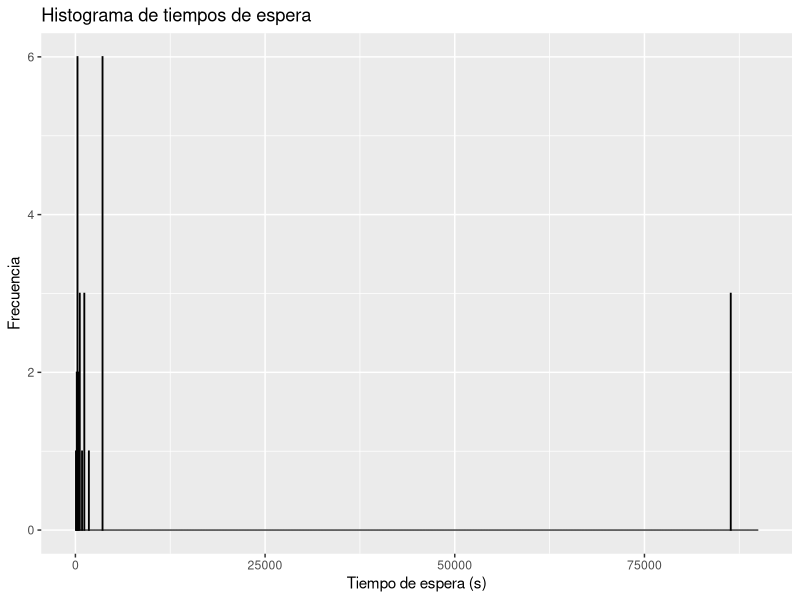
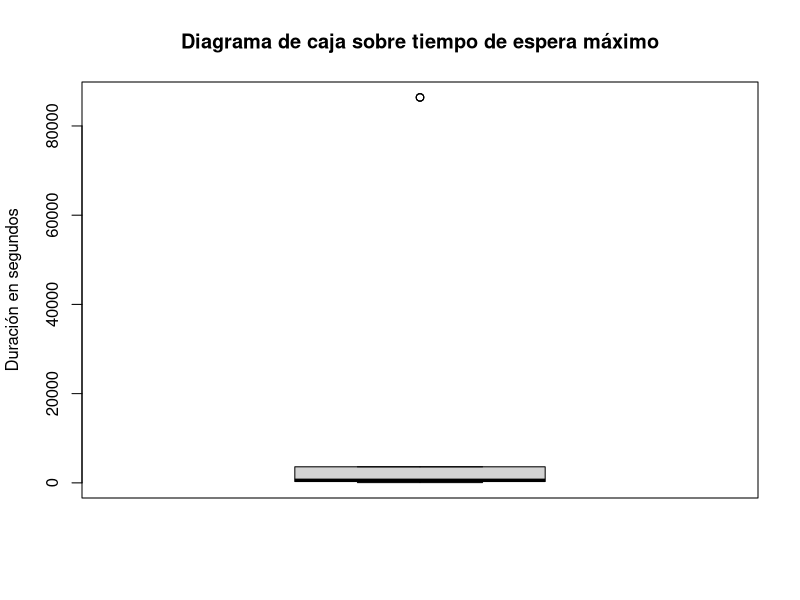
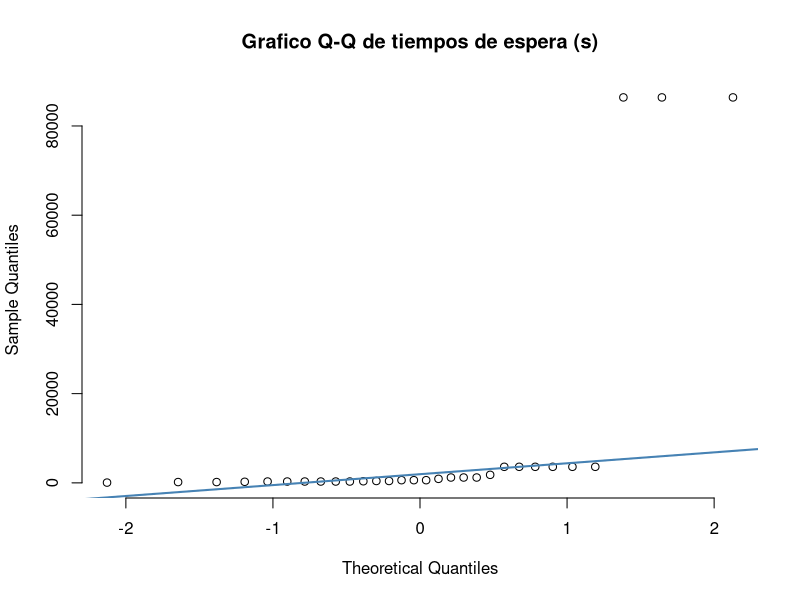

Here is the R script that generated these plots, in order: (Note: this script raises an error after producing the figures.)
#Instalacion de paquetes
install.packages("ggplot2")
install.packages("nortest")
install.packages("fitdistrplus")
#Inclusion de librerias
library(ggplot2)
library("nortest")
library(MASS)
library(fitdistrplus)

# Leer datos de uso
user_data= (read.csv(file = "datosUso.csv", header=T, encoding = "UTF-8"))

# 1 - Calcular Tasa de Arribo
pob_total = 4320000000
music_perc = 5 / 10000
music_use_perc = 0.01
# Calcular numero de usuarios
users = pob_total * music_perc * music_use_perc 

# Obtencion de la tasa de arribo.
lambda_a_mes = (mean(user_data$tasa_uso) * users)
lambda_a = lambda_a_mes/(30*24*60*60) # tasa de arribo en segundos


# 2 - Analisis de normalidad y obtencion de parametros de la distribucion de los tiempos de espera

# 2.1 - Tiempos de espera sin modificaciones
# Histograma de tiempos de espera
ggplot(user_data, aes(x = t_espera)) +
  geom_histogram(breaks=seq(0, 90000, by=50), fill = "white", colour = "black") +
  labs(title="Histograma de tiempos de espera", x="Tiempo de espera (s)", y="Frecuencia")

# Diagrama de cajas de tiempo de espera
boxplot(user_data$t_espera,data=user_data, main="Diagrama de caja sobre tiempo de espera máximo",
        ylab="Duración en segundos")

# Grafico Q-Q de tiempos de espera 
qqnorm(user_data$t_espera, pch = 1, frame = FALSE, main = "Grafico Q-Q de tiempos de espera (s)")
qqline(user_data$t_espera, col = "steelblue", lwd = 2)

# Prueba de normalidad 
shapiro.test(user_data$t_espera)
# Los tiempos de espera sin modificaciones no tienen dist. normal.


# 2.2 - Tiempos de espera usando la regla 1.5 IQR para eliminar valores atipicos
# Obtener cuartiles de los tiempos de espera
summary(user_data$t_espera)
Q1 = 300 # primer cuartil
Q3 = 3600 # tercer cuartil
IQR = Q3 - Q1 # rango intercuantilico
# Calcular limites inferior y superior para la regla 1.5 IQR
bottom_limit = Q1 - 1.5 * IQR
upper_limit = Q3 + 1.5 * IQR

# Obtener tiempos de espera sin valores atipicos
subset = user_data[bottom_limit < user_data$t_espera && user_data$t_espera < upper_limit,]

# Histograma de tiempos de espera sin valores atipicos
ggplot(subset, aes(x = t_espera)) +
  geom_histogram(breaks=seq(0, 5000, by=20), fill = "white", colour = "black") +
  labs(title="Histograma de tiempos de espera sin valores atipicos", x="Tiempo de espera (s)", y="Frecuencia")

# Grafico Q-Q de tiempos de espera sin valores atipicos
qqnorm(subset$t_espera, pch = 1, frame = FALSE,  main = "Grafico Q-Q de tiempos de espera sin valores atipicos (s)")
qqline(subset$t_espera, col = "steelblue", lwd = 2)

# Prueba de normalidad 
shapiro.test(subset$t_espera)
# Los tiempos de espera sin valores atipicos no tienen dist. normal.


# 2.3 - Tiempos de espera usando la regla 1.5 IQR para eliminar valores atipicos y transformados a escala logaritmica
# Pasar los tiempos de espera a escala logaritmica
subsetLog = subset
subsetLog$t_espera = log(subset$t_espera)

# Histograma de tiempos de espera en escala logaritmica
ggplot(subsetLog, aes(x = t_espera)) +
  geom_histogram(breaks=seq(0, 15, by=0.25), fill = "white", colour = "black") +
  labs(title="Histograma de tiempos de espera en escala logaritmica", x="Tiempo de espera (log(s))", y="Frecuencia")


# Grafico Q-Q de tiempos de espera en escala logaritmica
qqnorm(subsetLog$t_espera, pch = 1, frame = FALSE, main = "Grafico Q-Q de tiempos de espera en escalara logaritmica (log(s))")
qqline(subsetLog$t_espera, col = "steelblue", lwd = 2)

# Prueba de normalidad
shapiro.test(subsetLog$t_espera)
# Los tiempos de espera en escala logaritmica no tienen dist. normal.


# 2.4 - Ajustar tiempos de espera a distribucion log normal para obtener la media y desviacion estandar de la dist.
dist = fitdist(subsetLog$t_espera,"norm")
summary(subsetLog$t_espera)
summary(dist)
# Parametros de la distribucion log normal
prom_t_espera = 7 #6.52 
desv_t_espera = 1.8 #1.12



# 3 - Simulacion
# 3.1 Modelo lineal de tiempo de procesamiento de los computadoras
# Leer datos de tiempo de procesamiento
processing_data = (read.csv(file = "Processing time.csv", header=T, encoding = "UTF-8"))

# MBP_2019
m2019 <- lm(processing_data$MBP_2019~processing_data$Seconds)
summary(m2019)
# pendiente: 0.09, intercepcion: 0

# MBP_2015_2_9
m2012_2_9 <- lm(processing_data$MBP_2015_2_9~processing_data$Seconds)
summary(m2012_2_9)
# pendiente: 0.2, intercepcion: 0 

# MBP_2019_2_7
m2012_2_7 <- lm(processing_data$MBP_2015_2_7~processing_data$Seconds)
summary(m2012_2_7)
# pendiente: 0.22, intercepcion: 0 

# 3.2 Codigo de la simulacion
# Calcular numero de pruebas requeridas
p = 0.9
e = 0.05
n = round(p * (1 - p) * (qnorm(1 - (e/2))/e)^2)

# Parametros de la simulacion
k <- 3 # numero de servidores
testTime = 604800  # segundos en una semana
ttMultiplier = 52
mu <- 1/lambda_a # tiempo promedio entre arribos
ms <- rep(0.09, 1)
ms <- c(ms, 0.2, 0.22) # pendientes de los tiempos de servicio de las computadoras
bs <- rep(0, 3) # intercepciones de los tiempos de servicio de las computadoras

# Parametros de ventas
comissionLimit = 1000000
goal = 1000000

# Distribucion gamma de duracion de canciones
shape = 6.76
rate = 0.03

# Arreglos para guardar resultados de la simulacion
Twork <- matrix(rep(0, n*k), n)
Njobs <- matrix(rep(0, n*k), n)
Wmean <- rep(0, n) # tiempo promedio de espera
Wmax <- rep(0, n) # tiempo maximode espera
Nwithdr <- rep(0, n)
Nav <- rep(0, n)
Nat10 <- rep(0, n)
Stimes <- rep(0, n) # tiempo promedio de servicio
Smax <- rep(0,n)

sales = rep(0,n) #vector de ventas totales por corrida
longSongSales = rep(0,n) # vector de ventas de canciones largas por corrida
longSongFraction = rep(0,n) # vector de canciones largas por corrida

for (i in 1:n) {
  arrival <- c()
  start <- c()
  finish <- c()
  server <- c()
  j <- 0
  T <- 0
  s_max <- -1
  A <- rep(0,k)
  
  songCounter = 0
  
  while (T < testTime) {
    j <- j+1
    wait_time <- exp(rnorm(1, mean=prom_t_espera, sd=desv_t_espera))
    T <- T + rexp(n = 1, rate = lambda_a) # 0.0086
    arrival <- c(arrival, T)
    Nfree <- sum( A < T )
    u <- 1
    if (Nfree == 0) {
      
      for (v in 2:k) {
        if (A[v] < A[u]) {
          u <- v
        }
      }
      if (A[u]-T > wait_time) {
        start <- c(start, T+wait_time)
        finish <- c(finish, T+wait_time)
        u <- 0
      } else {
        start <- c(start, A[u])
      }
    } else { # NFree > 0
      u <- ceiling(runif(1)*k)
      while (A[u] > T) { 
        u <- ceiling(runif(1)*k)
      }
      start <- c(start, T)
    }
    server <- c(server, u)
    if (u > 0) {
      songCounter = songCounter + 1
      song_duration = rgamma(1, shape, rate=rate)
      S <- ms[u]*song_duration + bs[u]
      Stimes[i] <- Stimes[i] + S
      finish <- c(finish, start[j]+S)
      A[u] <- start[j] + S
      if (s_max < S) {
        s_max = S
      }
      
      # calculo de metricas de ventas
      if (song_duration < 360) {
        sales[i] = sales[i] + 0.99
      }
      else {
        sale = ceiling(song_duration/360) * 0.99
        sales[i] = sales[i] + sale
        longSongSales[i] = longSongSales[i] + sale
        longSongFraction[i] = longSongFraction[i] + 1 
      }
    }
  }
   for (u in 1:k) { 
     Twork[i,u] <- sum((server == u)*(finish-start)) 
     Njobs[i,u] <- sum(server == u)
   }
   Wmean[i] <- mean(start-arrival) 
   Wmax[i] <- max(start-arrival)
   Nwithdr[i] <- sum(server == 0)
   Nav[i] <- sum(start == arrival)
   Nat10[i] <- sum(finish > testTime)
   
   Smax[i] <- s_max
   sim_jobs = sum(Njobs[i])
   Stimes[i] <- Stimes[i] / sim_jobs
   
   longSongFraction[i] = longSongFraction[i]/songCounter
}

# Resultados
# 1 - Cantidad esperada de canciones en un año
n_jobs = colMeans(Njobs) * ttMultiplier
total_jobs =  sum(n_jobs)
cat("Cantidad total de canciones procesadas en un año: ", total_jobs, "\n")

# 1 - Fraccion de canciones procesadas por cada computador 
server_fraction = n_jobs / total_jobs
cat("Fraccion de canciones procesadas por cada computador: ", server_fraction, "\n")

# 2 - Fracci?n de solicitudes que fueron retiradas por el cliente debido a que se le agot? la paciencia.
retired_jobs_fraction = mean(Nwithdr) / total_jobs
cat("Fracci?n de solicitudes que fueron retiradas: ", retired_jobs_fraction, "\n")

# 3 - Tiempo promedio y maximo de espera
mean_waitTime = mean(Wmean)
cat("Tiempo promedio de espera: ", mean_waitTime, "\n")

max_waitTime = mean(Wmax)
cat("Tiempo maximo de espera: ", max_waitTime, "\n")

# 3 - Tiempo promedio y maximo de servicio
mean_serviceTime = mean(Stimes)
cat("Tiempo promedio de servicio: ", mean_serviceTime, "\n")
max_serviceTime = mean(Smax)
cat("Tiempo maximo de servicio: ", max_serviceTime, "\n")

# 3 -Tiempo promedio y maximo de respuesta
mean_responseTime = mean_waitTime + mean_serviceTime
cat("Tiempo promedio de respuesta: ", mean_responseTime, "\n")
max_responseTime = max_waitTime + max_serviceTime
cat("Tiempo maximo de respuesta: ", max_responseTime, "\n")


# 4- Fraccion de tiempo de espera
frac_waitTime = mean_waitTime / mean_responseTime
cat("Fraccion de tiempo de espera del tiempo de respuesta: ", frac_waitTime, "\n")

# 5 - Metricas de ventas
cat("Valor esperado de ventas: ", mean(sales*ttMultiplier), "\n")
cat("Error estandar: ",sd(sales*ttMultiplier), "\n")
earnings = ifelse(sales>comissionLimit, sales - sales*0.3, sales - sales*0.15)
cat("Ganancias esperadas: ",mean(earnings*ttMultiplier), "\n")
cat("Fraccion de canciones mayores a 6  min: ",mean(longSongFraction), "\n")
cat("Fraccion de ventas mayores a 6  min: ",mean(longSongSales)/mean(sales), "\n")
cat("Probabilidad de cumplir la meta de ventas en 1 año: ",(sum(sales*ttMultiplier>goal)/n), "\n")
